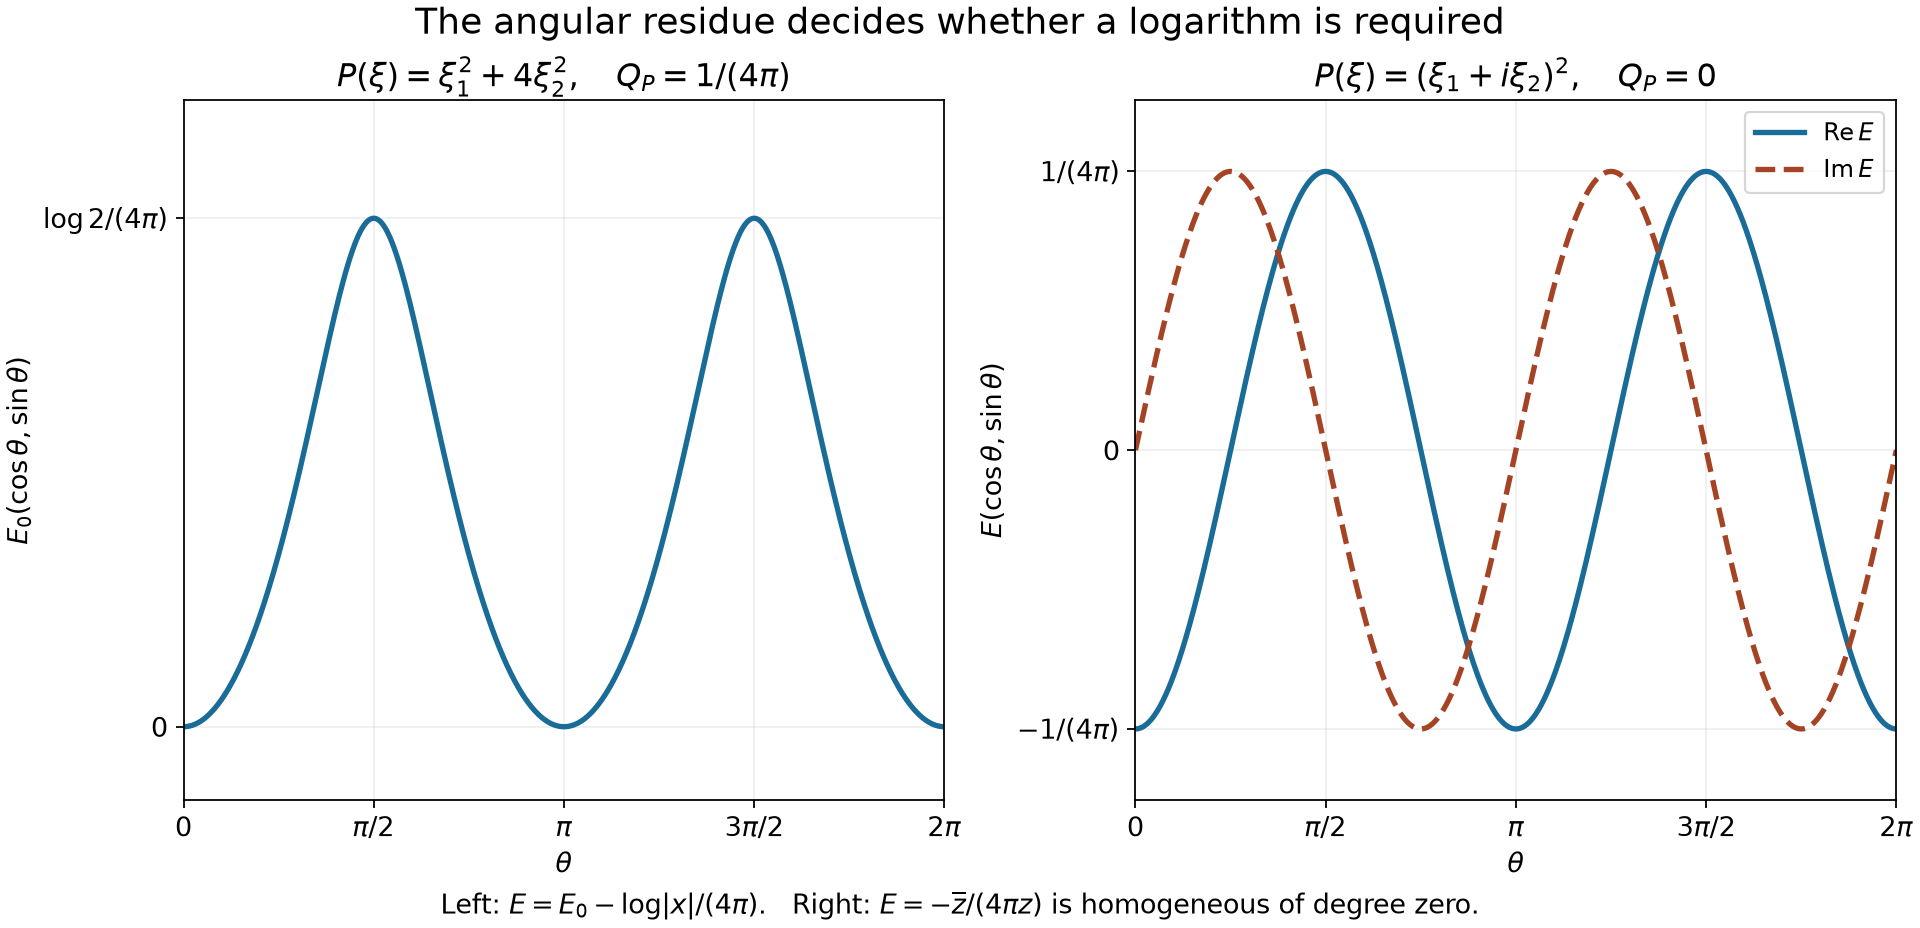

Python code for this plot:
"""Exact angular functions for two elliptic point-source kernels; CC0.
GPT-6 Astra (OpenAI). AN01-U137 Exercises 5-6, E19-E22.
"""
from pathlib import Path
import numpy as np
import matplotlib
matplotlib.use('Agg')
import matplotlib.pyplot as plt
out=Path(__file__).resolve().parent
if out.name=='work':out=out/'advanced-U188-20261022/new'
out.mkdir(parents=True,exist_ok=True)
plt.rcParams.update({'font.size':12,'svg.hashsalt':'AN01-elliptic-logarithms-and-angular-kernels'})
theta=np.linspace(0,2*np.pi,801)
fig,axes=plt.subplots(1,2,figsize=(12,5.8),layout='constrained')
e0=-np.log(np.cos(theta)**2+np.sin(theta)**2/4)/(8*np.pi)
axes[0].plot(theta,e0,color='#196b98',lw=2.4)
axes[0].set(title=r'$P(\xi)=\xi_1^2+4\xi_2^2,\quad Q_P=1/(4\pi)$',ylabel=r'$E_0(\cos\theta,\sin\theta)$',ylim=(-.008,.068))
axes[0].set_yticks([0,np.log(2)/(4*np.pi)],['0',r'$\log 2/(4\pi)$'])
axes[1].plot(theta,-np.cos(2*theta)/(4*np.pi),color='#196b98',lw=2.4,label=r'$\operatorname{Re}E$')
axes[1].plot(theta,np.sin(2*theta)/(4*np.pi),color='#a44425',lw=2.4,ls='--',label=r'$\operatorname{Im}E$')
axes[1].set(title=r'$P(\xi)=(\xi_1+i\xi_2)^2,\quad Q_P=0$',ylabel=r'$E(\cos\theta,\sin\theta)$',ylim=(-.1,.1))
axes[1].set_yticks([-1/(4*np.pi),0,1/(4*np.pi)],[r'$-1/(4\pi)$','0',r'$1/(4\pi)$'])
axes[1].legend(loc='upper right',fontsize=11)
for ax in axes:
    ax.set(xlim=(0,2*np.pi),xlabel=r'$\theta$')
    ax.set_xticks(np.arange(5)*np.pi/2,['0',r'$\pi/2$',r'$\pi$',r'$3\pi/2$',r'$2\pi$'])
    ax.grid(alpha=.2)
fig.suptitle('The angular residue decides whether a logarithm is required',fontsize=16)
fig.supxlabel(r'Left: $E=E_0-\log|x|/(4\pi)$.   Right: $E=-\overline{z}/(4\pi z)$ is homogeneous of degree zero.',fontsize=12)
for ext in ['png','svg']:
    p=out/('elliptic-logarithms-and-angular-kernels.'+ext)
    fig.savefig(p,dpi=160,metadata={'Date':None} if ext=='svg' else {})
    if ext=='svg':p.write_text('\n'.join(line.rstrip() for line in p.read_text().splitlines())+'\n',encoding='utf-8',newline='\n')
if out.name=='new':(out/'elliptic-logarithms-and-angular-kernels.py').write_bytes(Path(__file__).read_bytes())
